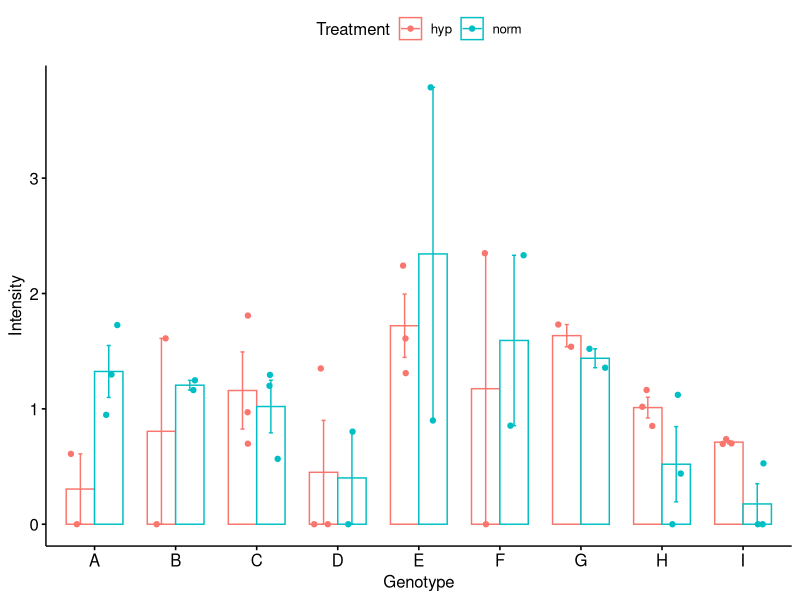
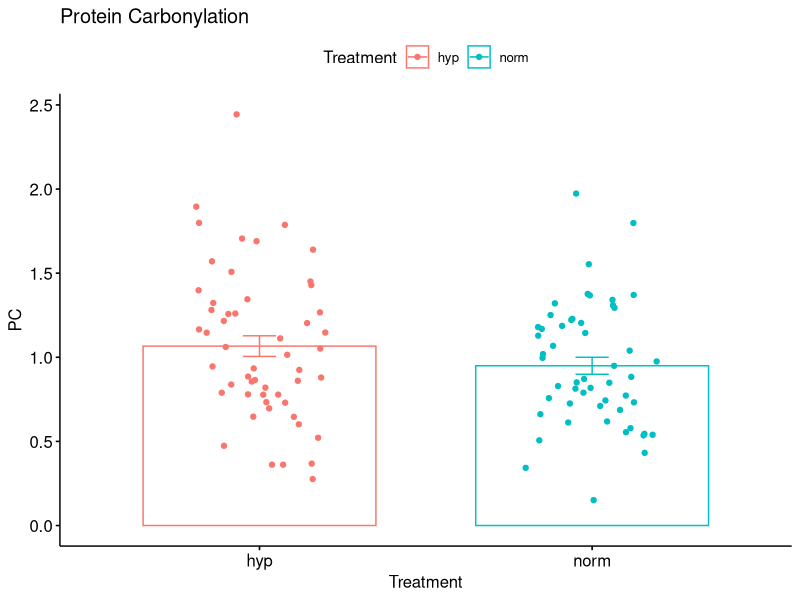
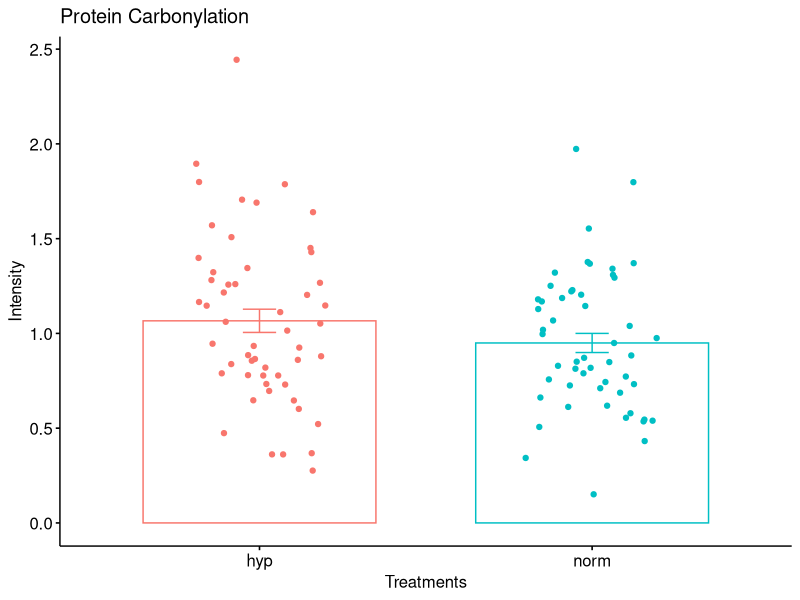

The R source for these figures, in order:
#Attempt to convert excel thesis data to r data
library(tidyverse)
library(ggplot2)
library(dplyr)
library(ggpubr)
library(knitr)

df <- read_csv("environment_dat.csv")
#Experimental Data 
tmp_graph<-ggplot(data = df,aes(x = day,y = temp, color = treatment ))+
  geom_line()+
  scale_y_continuous(name = "Temperature (C)")+
  scale_x_continuous(name = "Experimental Day", breaks = seq(1,14, by = 1))+
  geom_point()+
  theme_classic2()

#K-wallis test to prove there was no affect of temperature on endpoints as it was equal through both treatments
compare_means (DO~treatment, data = df, method =  "kruskal.test")

DO_graph<-ggplot(data = df, aes(x = day, y = DO, color = treatment))+
  geom_line()+
  scale_y_continuous(name = "Dissolved Oxygen (mg/L)")+
  scale_x_continuous(name = "Experimental Day", breaks = seq(1,14, by = 1))+
  geom_point()+
  theme_classic2()+
  annotate(geom = "text", x = 7, y = 5, label = "p-value = <.001")


#K-wallis test to prove that DO levels /were/ significantly different 
kruskal.test(DO~treatment, data = df)



# Beginning of graphs for Dot blot endpoints
DD_dot<-read_csv("dot_blot_DD.csv")
PC_dot<-read_csv("dot_blot_PC.csv")
LP_dot<-read_csv("dot_blot_LP.csv")

#******************************DD stats*********************

#Does DD intensity level depend on symbiont and treatment 
DD_anov<-aov(DD~Treatment+Symbiont, data = DD_dot)
summary(DD_anov)

#Wilcoxon Test, matches with JMP data, there is no sig diff between DD intensity between Symbioses
DD_wilcox<-wilcox.test(DD~Symbiont, data = DD_dot, exact = FALSE)

# DD graphical representation

DD_treatment<-ggbarplot(
  DD_dot, x = "Treatment", y = "DD", color = "Treatment",
  add = c("mean", "jitter"),
  position = position_dodge(.2)
) + ggtitle("DNA Damage")
DD_treatment <-DD_treatment + labs( y = "Intensity", x = "Treatments")+theme(legend.position = "none")

sym_dd<-DD_dot%>%group_by(Treatment)%>%
  filter(Symbiont == "Sym")%>%
  group_by(Genotype)

apo_dd<-DD_dot%>%group_by(Treatment)%>%
  filter(Symbiont == "Apo")%>%
  group_by(Genotype)
#Each paramater doesn't have a data point for every ID, does that mean I won't be able to put them on the same graph

DD_geno_sym<-ggbarplot(
  sym_dd, x ="Genotype", y = "DD",color = "Treatment",
  add = c("mean_se_", "jitter"),
  order = c("A","B","C","D","E","F","G","H","I"),
  position = position_dodge(.7),
  ylab = "Intensity"
)
DD_geno_sym
DD_geno_apo<-ggbarplot(
  apo_dd, x ="Genotype", y = "DD",color = "Treatment" ,
  add = c("mean_se_", "jitter"),
  order = c("J","K","L","M","N","O","P","Q","R"),
  position = position_dodge(.7),
  ylab = "Intensity"
)

#******************************PC stats*********************

# PC graphical representation

PC_treatment<-ggbarplot(
  PC_dot, x = "Treatment", y = "PC", color = "Treatment",
  add = c("mean_se_", "jitter"),
  position = position_dodge(.7),
) +ggtitle("Protein Carbonylation")

PC_treatment
PC_treatment + labs( y = "Intensity", x = "Treatments")+theme(legend.position = "none")


sym_pc<-PC_dot%>%group_by(Treatment)%>%
  filter(Symbiont == "Sym")%>%
  group_by(Genotype)
apo_pc<-PC_dot%>%group_by(Treatment)%>%
  filter(Symbiont == "Apo")%>%
  group_by(Genotype) 

PC_geno_sym<-ggbarplot(
  sym_pc, x ="Genotype", y = "PC",color = "Treatment" ,
  add = c("jitter","mean_se_"),
  order = c("A","B","C","D","E","F","G","H","I"),
  position = position_dodge(.7)
)+ggtitle("Protein Carbonylation: Symbiotic")

PC_geno_apo<-ggbarplot(
  apo_pc, x ="Genotype", y = "PC",color = "Treatment",
  add = c("jitter","mean_se_"),
  order = c("J","K","L","M","N","O","P","Q","R"),
  position = position_dodge(.7)
)+ggtitle("Protein Carbonylation: Aposymbiotic")

#Lipid peroxidation graphical representation
LP_treatment<-ggbarplot(
  LP_dot, x = "Treatment", y = "LP", color = "Treatment",
  add = c("mean_se_", "jitter"),
  position = position_dodge(.7)
) +ggtitle("Lipid Peroxidation")

LP_treatment<-LP_treatment + labs( y = "Intensity", x = "Treatments")+theme(legend.position = "none")


sym_lp<-LP_dot%>%group_by(Treatment)%>%
  filter(Symbiont == "Sym")%>%
  group_by(Genotype)
apo_lp<-LP_dot%>%group_by(Treatment)%>%
  filter(Symbiont == "Apo")%>%
  group_by(Genotype) 

LP_geno_sym<-ggbarplot(
  sym_lp, x ="Genotype", y = "LP",color = "Treatment" ,
  add = c("jitter","mean_se_"),
  order = c("A","B","C","D","E","F","G","H","I"),
  position = position_dodge(.7),
  ylab = "Intensity"
)+ggtitle("Lipid Peroxidation:Symbiotic")

LP_geno_apo<-ggbarplot(
  apo_lp, x ="Genotype", y = "LP",color = "Treatment",
  add = c("jitter","mean_se_"),
  order = c("J","K","L","M","N","O","P","Q","R"),
  position = position_dodge(.7),
  ylab = "Intensity"
)+ggtitle("Lipid Peroxidation:Aposymbiotic")

#******************************ROS stats****************DD,PC,LP*****


LP_anov<-aov(LP~Treatment+Symbiont, data = LP_dot)
summary(LP_anov)

#*Combination of Genotype & Treatment, genotype and Treatment treated as combo

LP_anov2<-aov(LP~Genotype*Treatment, data = apo_lp)
summary(LP_anov2)
tkLP<-TukeyHSD(LP_anov2)

DD_basic<-aov(DD~Treatment+Symbiont, data = DD_dot)
summary(DD_basic)

DD_anov<-aov(DD~Genotype*Treatment, data = sym_dd)
summary(DD_anov)
tkDD<-TukeyHSD(DD_anov)



